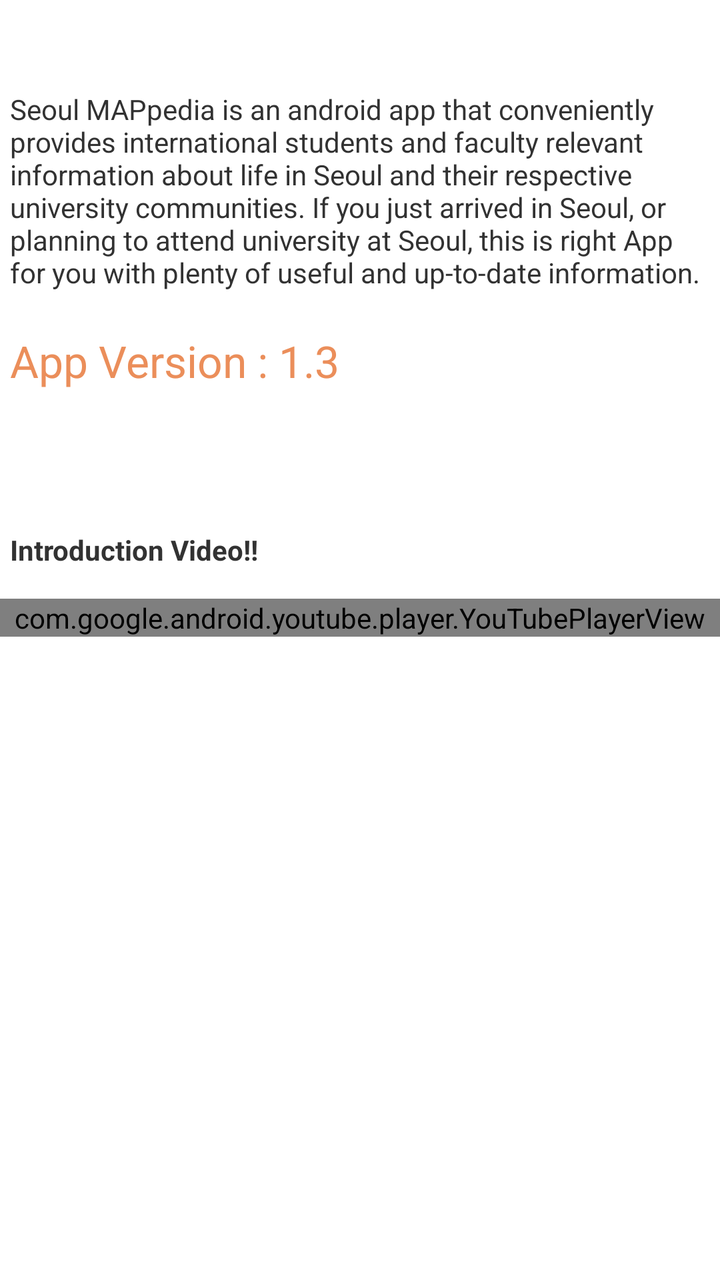
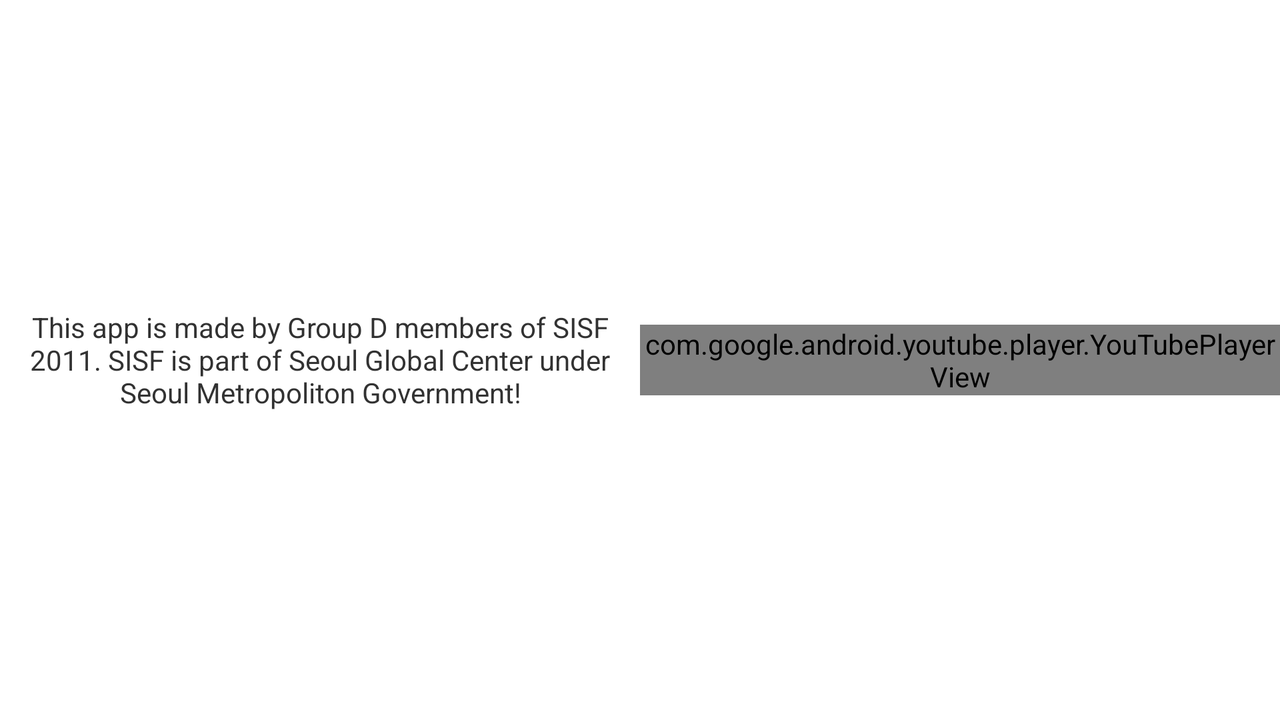

First picture: res/layout/ on a phone held upright. Second picture: the repository's own variant of that layout, on a device whose configuration matches the variant's folder. Source for both follows.
<!-- AndroidManifest.xml: application theme AppTheme -->
<!-- res/layout/playerview_demo.xml -->
<?xml version="1.0" encoding="utf-8"?>
<LinearLayout xmlns:android="http://schemas.android.com/apk/res/android"
    android:layout_width="match_parent"
    android:layout_height="match_parent"
    android:orientation="vertical">

  <TextView
      android:layout_width="match_parent"
      android:layout_height="wrap_content"
      android:layout_marginTop="40dp"
      android:padding="5dp"
      android:textAppearance="@android:style/TextAppearance.Small"
      android:gravity="top"
      android:text="@string/app_description"/>
  
      <TextView
      android:layout_width="match_parent"
      android:layout_height="wrap_content"
      android:layout_marginTop="10dp"
      android:padding="5dp"
      android:textColor="@color/orange"
      android:textAppearance="@android:style/TextAppearance.Large"
      android:text="@string/market_version"/>
  
    <TextView
      android:layout_width="match_parent"
      android:layout_height="wrap_content"
      android:layout_marginTop="10dp"
      android:padding="5dp"
      android:visibility="invisible"
      android:textAppearance="@android:style/TextAppearance.Small"
      android:text="@string/app_expiry"/>
    
    <TextView
      android:layout_width="match_parent"
      android:layout_height="wrap_content"
      android:layout_marginTop="5dp"
      android:padding="5dp"
      android:layout_marginBottom="10dp"
      android:layout_gravity="center"
      android:textStyle="bold"
      android:textAppearance="@android:style/TextAppearance.Small"
      android:text="Introduction Video!!"/>

  <com.google.android.youtube.player.YouTubePlayerView
      android:id="@+id/youtube_view"
      android:layout_width="match_parent"
      android:layout_height="wrap_content"/>

</LinearLayout>
<!-- resources referenced by this layout -->
<resources>
  <color name="orange">#ffeb8e5a</color>
  <string name="app_description">Seoul MAPpedia is an android app that conveniently provides international students and faculty relevant 
            information about life in Seoul and their respective university communities. If you just arrived in Seoul, or planning to attend 
            university at Seoul, this is right App for you with plenty of useful and up-to-date information.</string>
  <string name="app_expiry">This beta version 1.0  of App will Expire on September 28, 2013</string>
  <string name="market_version">App Version : 1.3</string>
  <style name="AppTheme" parent="android:Theme.Light" />
</resources>
<!-- res/layout-land/playerview_demo.xml (the repository's variant of the layout above) -->
<!-- drawn on the phone turned sideways -->
<?xml version="1.0" encoding="utf-8"?>
<LinearLayout xmlns:android="http://schemas.android.com/apk/res/android"
    android:layout_width="match_parent"
    android:layout_height="match_parent"
    android:orientation="horizontal">

  <TextView
      android:layout_width="0dp"
      android:layout_height="match_parent"
      android:layout_weight="1"
      android:textAppearance="@android:style/TextAppearance.Small"
      android:gravity="center"
      android:text="@string/about_content"/>

  <com.google.android.youtube.player.YouTubePlayerView
      android:id="@+id/youtube_view"
      android:layout_width="0dp"
      android:layout_height="wrap_content"
      android:layout_weight="1"
      android:layout_gravity="center_vertical"/>

</LinearLayout>
<!-- resources referenced by the variant -->
<!-- as the phone turned sideways resolves them -->
<resources>
  <string name="about_content"> This app is made by Group D members of SISF 2011. SISF is part of Seoul Global Center under
           Seoul Metropoliton Government!</string>
  <style name="AppTheme" parent="android:Theme.Light" />
</resources>
